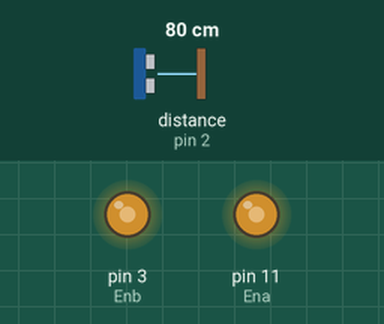
Recording of a sketch running on a simulated Arduino Uno, built with avr-gcc and run on an emulated ATmega328P. Parts: output pins drawn as LEDs (lit = HIGH). Wiring (inferred from the names in the program): ultrasonic range finder: trigger pin 7; echo pin 2. Inputs (shaded band) come from the test bench; at power-on: distance to the obstacle (sensor on pin 2) 80 cm. The echo pulse lasts 58.3 µs per cm; pins used as bus, display or sensor lines are not drawn.

Above: at 0.1 s.
Timing chart, 0 to 1.6 s (numbered marks = the images above):
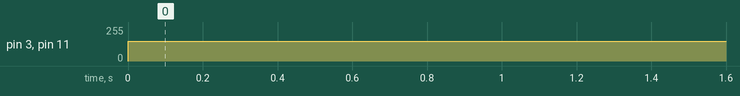

The sketch:

4wd.ino
```cpp
int Ena= 11;
int Enb=3;

int IN_1=10;
int IN_2=8;
int IN_3=6;
int IN_4=5;

float dist;
float duration;
float distance;
int trig=7;
int echo=2;


void setup() {
  // put your setup code here, to run once:
   pinMode(trig, OUTPUT);
   pinMode(echo,INPUT);


}

void loop() {
  // put your main code here, to run repeatedly:
  analogWrite(Ena, 150);
  analogWrite(Enb, 150);
  dist = get_distance();

  if (dist<=10){
    stoped();

  }else{

    forward();
    backward();

    }
}


float get_distance(){
 digitalWrite(trig, LOW);
 delayMicroseconds(2);
 digitalWrite(trig, HIGH);
 delayMicroseconds(10);
 digitalWrite(trig, LOW);
 duration = pulseIn(echo, HIGH);
 distance = duration/58.2;
 Serial.println(distance);
 //delay(500);
 return distance;

}
void forward(){

   digitalWrite(IN_1,HIGH);
   digitalWrite(IN_2,LOW);
   digitalWrite(IN_3,LOW);
   digitalWrite(IN_4,HIGH);
   //digitalWrite(13,HIGH);
  delay(3000);
}

void backward(){
   digitalWrite(IN_1,LOW);
   digitalWrite(IN_2,HIGH);
   digitalWrite(IN_3,HIGH);
   digitalWrite(IN_4,LOW);
   //digitalWrite(13,LOW);
   delay(3000);
  }

  void stoped(){
   digitalWrite(IN_1,LOW);
   digitalWrite(IN_2,LOW);
   digitalWrite(IN_3,LOW);
   digitalWrite(IN_4,LOW);

  }
```

Measured:
- by itself, pin 3 (Enb), pin 11 (Ena): 0/255 → 150/255 at 0.00 s
